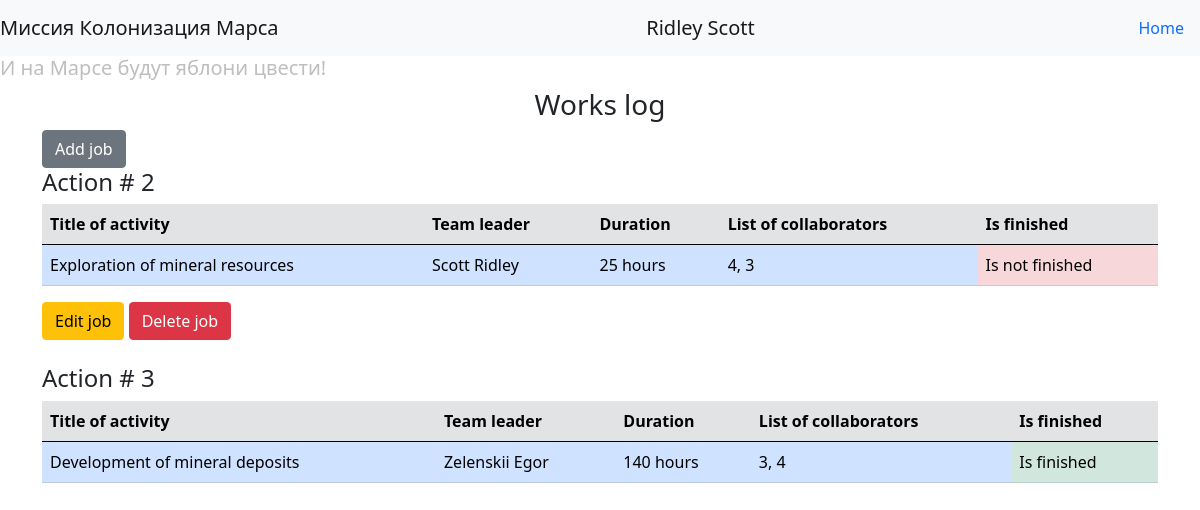
The page / (signed in) on the database its author committed.
### data/users.py (models this page shows, shortened)
class User(SqlAlchemyBase, UserMixin):
    __tablename__ = 'users'
    id = sqlalchemy.Column(sqlalchemy.Integer,
                           primary_key=True, autoincrement=True)
    surname = sqlalchemy.Column(sqlalchemy.String, nullable=True)
    name = sqlalchemy.Column(sqlalchemy.String, nullable=True)
    age = sqlalchemy.Column(sqlalchemy.Integer, nullable=True)
    position = sqlalchemy.Column(sqlalchemy.String, nullable=True)
    speciality = sqlalchemy.Column(sqlalchemy.String, nullable=True)
    address = sqlalchemy.Column(sqlalchemy.String, nullable=True)
    email = sqlalchemy.Column(sqlalchemy.String,
                              index=True, unique=True, nullable=True)
    hashed_password = sqlalchemy.Column(sqlalchemy.String, nullable=True)
    modified_date = sqlalchemy.Column(sqlalchemy.DateTime,
                                      default=datetime.datetime.now)
    jobs = orm.relationship("Jobs", back_populates='user')

### data/jobs.py (models this page shows)
class Jobs(SqlAlchemyBase):
    __tablename__ = 'jobs'
    id = sqlalchemy.Column(sqlalchemy.Integer,
                           primary_key=True, autoincrement=True)
    start_date = sqlalchemy.Column(sqlalchemy.DateTime,
                                   default=datetime.datetime.now)
    team_leader = sqlalchemy.Column(sqlalchemy.Integer,
                                    sqlalchemy.ForeignKey("users.id"))
    job = sqlalchemy.Column(sqlalchemy.String, nullable=True)
    work_size = sqlalchemy.Column(sqlalchemy.Integer, nullable=True)
    collaborators = sqlalchemy.Column(sqlalchemy.String, nullable=True)
    is_finished = sqlalchemy.Column(sqlalchemy.Boolean, nullable=True)
    end_date = sqlalchemy.Column(sqlalchemy.DateTime)
    user = orm.relationship('User')

### main.py (the view)
@app.route("/")
def index():
    db_sess = db_session.create_session()
    jobs = db_sess.query(Jobs)
    return render_template("index.html", jobs=jobs)

### data/db_session.py (called while the page is built)
def create_session() -> Session:
    global __factory
    return __factory()

### main.py (called while the page is built)
@login_manager.user_loader
def load_user(user_id):
    db_sess = db_session.create_session()
    return db_sess.query(User).get(user_id)

### templates/index.html
{% extends "base.html" %}
{% block content %}
<h3 style="text-align: center">Works log</h3>
{% if current_user.is_authenticated %}
    <a href="addjob" class="btn btn-secondary">Add job</a>
{% endif %}
{% for item in jobs %}
<h4>Action # {{item.id}}</h4>
  <table class="table">
    <thead>
      <tr class="table-secondary">
        <th scope="col">Title of activity</th>
        <th scope="col">Team leader</th>
        <th scope="col">Duration</th>
        <th scope="col">List of collaborators</th>
        <th scope="col">Is finished</th>
      </tr>
    </thead>
    <tbody>
      <tr>
        <td class="table-primary">{{item.job}}</td>
        <td class="table-primary">{{item.user.surname}} {{item.user.name}}</td>
        <td class="table-primary">{{item.work_size}} hours</td>
        <td class="table-primary">{{item.collaborators}}</td>
        {% if item.is_finished == 0 %}
        <td class="table-danger">Is not finished</td>
        {% else %}
        <td class="table-success">Is finished</td>
        {% endif %}
      </tr>
    </tbody>
  </table>
{% if current_user.is_authenticated and current_user == item.user %}
    <div>
        <a href="/edit_job/{{ item.id }}" class="btn btn-warning">Edit job</a>
        <a href="/delete_job/{{ item.id }}" class="btn btn-danger">Delete job</a>
    </div>
{% endif %}
<br>
{% endfor %}
{% endblock %}

### templates/base.html (shortened to what this page needs)
<!DOCTYPE html>
<html lang="en">
<head>
    <link rel="stylesheet"
          href="https://cdn.jsdelivr.net/npm/bootstrap@5.0.0-beta1/dist/css/bootstrap.min.css"
>
<body>
<header>
    <nav class="navbar navbar-light bg-light">
        <a class="navbar-brand"> Миссия Колонизация Марса </a>
        {% if current_user.is_authenticated %}
            <a class="navbar-brand" href="/logout">{{ current_user.name }} {{ current_user.surname }}</a>
        {% else %}
            <p>
                <a class="btn btn-primary " href="/register">Зарегистрироваться</a>
                <a class="btn btn-success" href="/login">Войти</a>
            </p>
        {% endif %}
        <a class="nav-link" href="/"> Home </a>
    </nav>
</header>
<h5 style="color:#BEBEBE">И на Марсе будут яблони цвести!</h5>
<main role="main" class="container">
    {% block content %}{% endblock %}
</main>
</body>
</html>

### rows shown on the page
User: name "Ridley", surname "Scott"
Jobs: id "2", job "Exploration of mineral resources", user.surname "Scott", user.name "Ridley", work_size "25", collaborators "4, 3", is_finished "Is not finished"
Jobs: id "3", job "Development of mineral deposits", user.surname "Zelenskii", user.name "Egor", work_size "140", collaborators "3, 4", is_finished "Is finished"
